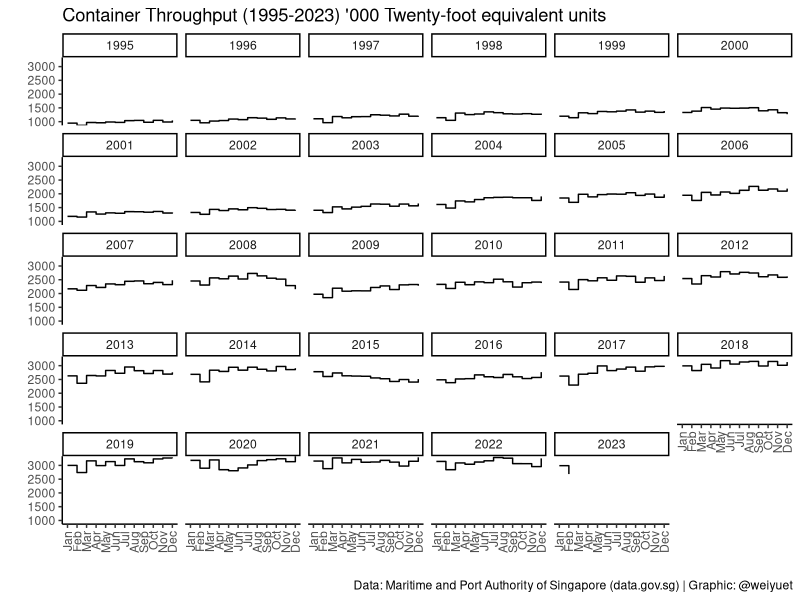
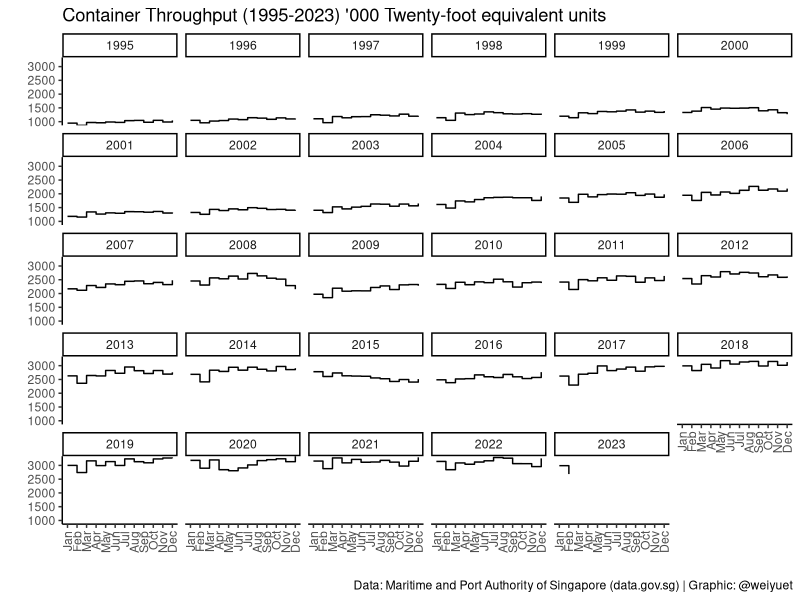

Here is the R script that generated these plots, in order:
################################
# Container Throughput Monthly #
################################

#### Setup ####
library(tidyverse)
library(glue)

#### Load data ####
container_throughput_monthly <- read_csv("data/container-throughput-monthly-total/container-throughput-monthly.csv")

#### Wrangle ####
# Separate month and year
container_throughput_monthly <- container_throughput_monthly %>% 
  separate(month, c("year", "month"))

# Convert year and month into numeric
container_throughput_monthly <- container_throughput_monthly %>% 
  mutate(across(1:2, as.numeric))

#### Visualize ####
# How many containers go through Singapore each month?
container_throughput_monthly %>% 
  ggplot(aes(x = month,
             y = container_throughput)) +
  geom_step() +
  facet_wrap(vars(year)) +
  scale_x_continuous(breaks = seq(1:12),
                     labels = month.abb[seq(1:12)]) +
  scale_y_continuous(expand = c(0, 0)) +
  labs(x = "",
       y = "",
       title = glue("Container Throughput ({min(container_throughput_monthly$year)}-{max(container_throughput_monthly$year)}) '000 Twenty-foot equivalent units"),
       caption = "Data: Maritime and Port Authority of Singapore (data.gov.sg) | Graphic: @weiyuet") +
  theme_classic() +
  theme(axis.text.x = element_text(angle = 90,
                                   vjust = 0.5,
                                   hjust = 1))

#### Save image ####
ggsave("figures/container-throughput-monthly.png", width = 8.5, height = 7)
